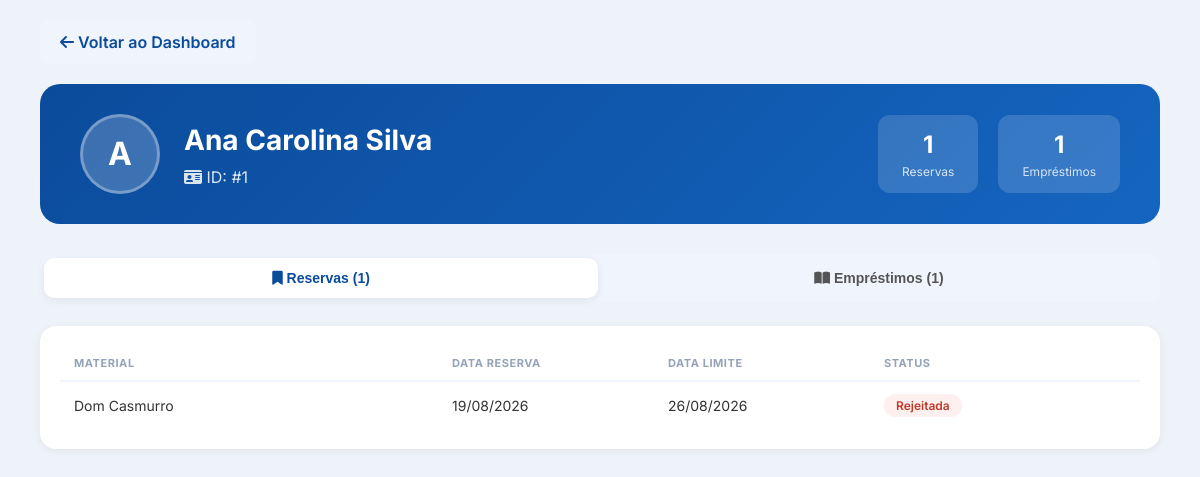
/adm/perfil_aluno.php?id=1 (signed in), run on the app's committed database.
### tables this page shows
CREATE TABLE `reservas` (
  `id_reserva` int(11) NOT NULL AUTO_INCREMENT,
  `id_aluno` bigint(20) UNSIGNED NOT NULL,
  `id_catalogo` int(11) DEFAULT NULL,
  `titulo_item` varchar(255) NOT NULL,
  `data_reserva` datetime DEFAULT current_timestamp(),
  `data_limite` date DEFAULT NULL,
  `status` enum('pendente','aprovada','rejeitada','expirada') DEFAULT 'pendente',
  PRIMARY KEY (`id_reserva`),
  KEY `id_aluno` (`id_aluno`),
  KEY `id_catalogo` (`id_catalogo`),
  CONSTRAINT `reservas_ibfk_1` FOREIGN KEY (`id_aluno`) REFERENCES `login_aluno` (`id_aluno`) ON DELETE CASCADE,
  CONSTRAINT `reservas_ibfk_2` FOREIGN KEY (`id_catalogo`) REFERENCES `catalogo` (`id_catalogo`) ON DELETE SET NULL
);

### adm/perfil_aluno.php (the view, shortened to what this page needs)
<?php
require_once __DIR__ . '/../includes/config.php';
$id_aluno = isset($_GET['id']) ? intval($_GET['id']) : 0;
$db = null;
if (isset($conn)) $db = $conn;
elseif (isset($conexao)) $db = $conexao;
elseif (isset($pdo)) $db = $pdo;
$nome_aluno = 'Aluno';
if ($db instanceof mysqli) {
    $stmt = $db->prepare("SELECT nome_aluno FROM login_aluno WHERE id_aluno = ?");
    $stmt->bind_param('i', $id_aluno);
    $stmt->execute();
    $result = $stmt->get_result();
    if ($row = $result->fetch_assoc()) {
        $nome_aluno = $row['nome_aluno'];
    }
} elseif ($db instanceof PDO) {
    $stmt = $db->prepare("SELECT nome_aluno FROM login_aluno WHERE id_aluno = ?");
    $stmt->execute([$id_aluno]);
    if ($row = $stmt->fetch(PDO::FETCH_ASSOC)) {
        $nome_aluno = $row['nome_aluno'];
    }
}
$reservas = [];
$sql_reservas = "SELECT id_reserva AS id, titulo_item AS material, data_reserva, data_limite, status
                 FROM reservas
                 WHERE id_aluno = ?
                 ORDER BY data_reserva DESC";
if ($db instanceof mysqli) {
    $stmt = $db->prepare($sql_reservas);
    $stmt->bind_param('i', $id_aluno);
    $stmt->execute();
    $result = $stmt->get_result();
    $reservas = $result->fetch_all(MYSQLI_ASSOC);
} elseif ($db instanceof PDO) {
    $stmt = $db->prepare($sql_reservas);
    $stmt->execute([$id_aluno]);
    $reservas = $stmt->fetchAll(PDO::FETCH_ASSOC);
}
$emprestimos = [];
$sql_emprestimos = "SELECT id_emprestimo AS id, titulo_item AS material, data_emprestimo, data_devolucao_prevista, status
                    FROM emprestimos
                    WHERE id_aluno = ?
                    ORDER BY data_emprestimo DESC";
if ($db instanceof mysqli) {
    $stmt = $db->prepare($sql_emprestimos);
    $stmt->bind_param('i', $id_aluno);
    $stmt->execute();
    $result = $stmt->get_result();
    $emprestimos = $result->fetch_all(MYSQLI_ASSOC);
} elseif ($db instanceof PDO) {
    $stmt = $db->prepare($sql_emprestimos);
    $stmt->execute([$id_aluno]);
    $emprestimos = $stmt->fetchAll(PDO::FETCH_ASSOC);
}
?>
<!DOCTYPE html>
<html lang="pt-BR">
<head>
    <link rel="stylesheet" href="https://cdnjs.cloudflare.com/ajax/libs/font-awesome/6.5.0/css/all.min.css">
    <link rel="stylesheet" href="../assets/css/dashboard_adm.css">
    <link rel="stylesheet" href="../assets/css/perfil_aluno.css?v=<?= time() ?>">
</head>
<body>
    <div class="main-content">
        <a href="dashboard_adm.php" class="btn-voltar">
            <i class="fas fa-arrow-left"></i> Voltar ao Dashboard
        </a>
        <div class="perfil-header">
            <div class="perfil-avatar-grande">
                <?= strtoupper(substr($nome_aluno, 0, 1)) ?>
            </div>
            <div class="perfil-info">
                <h1><?= htmlspecialchars($nome_aluno) ?></h1>
                <p><i class="fas fa-id-card"></i> ID: #<?= $id_aluno ?></p>
            </div>
            <div class="perfil-stats">
                <div class="stat-item">
                    <div class="numero"><?= count($reservas) ?></div>
                    <div class="label">Reservas</div>
                </div>
                <div class="stat-item">
                    <div class="numero"><?= count($emprestimos) ?></div>
                    <div class="label">Empréstimos</div>
                </div>
            </div>
        </div>
        <div class="perfil-tabs">
            <button class="active" onclick="showTab('reservas')">
                <i class="fas fa-bookmark"></i> Reservas (<?= count($reservas) ?>)
            </button>
            <button onclick="showTab('emprestimos')">
                <i class="fas fa-book-open"></i> Empréstimos (<?= count($emprestimos) ?>)
            </button>
        </div>
        <div class="tab-content active" id="tab-reservas">
            <?php if (empty($reservas)): ?>
                <div class="empty-state">
                    <h3>Nenhuma reserva</h3>
                    <p>Este aluno não possui reservas ativas.</p>
                </div>
            <?php else: ?>
                <div class="card-section">
                    <div class="table-wrapper">
                        <table class="admin-table">
                            <thead>
                                <tr>
                                    <th>Material</th>
                                    <th>Data Reserva</th>
                                    <th>Data Limite</th>
                                    <th>Status</th>
                                </tr>
                            </thead>
                            <tbody>
                                <?php foreach ($reservas as $r): ?>
                                <tr>
                                    <td><?= htmlspecialchars($r['material']) ?></td>
                                    <td><?= date('d/m/Y', strtotime($r['data_reserva'])) ?></td>
                                    <td><?= date('d/m/Y', strtotime($r['data_limite'])) ?></td>
                                    <td><span class="status-badge status-<?= $r['status'] ?>"><?= ucfirst($r['status']) ?></span></td>
                                </tr>
                                <?php endforeach; ?>
                            </tbody>
                        </table>
                    </div>
                </div>
            <?php endif; ?>
        </div>
    </div>
</body>
</html>

### assets/css/dashboard_adm.css (style rules this page uses)
* { margin: 0; padding: 0; box-sizing: border-box; }
html, body { overflow-x: hidden; max-width: 100%; }
body { font-family: 'Inter', sans-serif; background-color: #eef2f9; color: #1f1f1f; line-height: 1.5; }
.main-content { margin-left: 240px; transition: margin-left 0.4s ease; min-height: 100vh; }
.card-section { background: #ffffff; border-radius: 18px; padding: 24px; box-shadow: 0 4px 16px rgba(0,0,0,0.06); }
.table-wrapper { overflow-x: auto; }
.admin-table { width: 100%; border-collapse: collapse; font-size: 14px; }
.admin-table thead th { text-align: left; padding: 10px 14px; font-size: 11px; font-weight: 700; color: #94a3b8; text-transform: uppercase; letter-spacing: 0.05em; border-bottom: 2px solid #f0f4fd; }
.admin-table tbody td { padding: 13px 14px; border-bottom: 1px solid #f5f7fb; color: #333; vertical-align: middle; }
.admin-table tbody tr:last-child td { border-bottom: none; }
.status-badge { display: inline-flex; align-items: center; gap: 5px; font-size: 11px; font-weight: 700; padding: 4px 10px; border-radius: 20px; }

### assets/css/perfil_aluno.css (style rules this page uses)
.perfil-header { background: linear-gradient(135deg, #0b4b9b 0%, #1565c0 100%); color: white; padding: 30px 40px; border-radius: 20px; margin-bottom: 30px; display: flex; align-items: center; gap: 24px; flex-wrap: wrap; }
.perfil-avatar-grande { width: 80px; height: 80px; border-radius: 50%; background: rgba(255, 255, 255, 0.2); display: flex; align-items: center; justify-content: center; font-size: 32px; font-weight: 700; border: 3px solid rgba(255, 255, 255, 0.3); }
.perfil-info h1 { font-size: 28px; margin: 0 0 4px 0; }
.perfil-info p { opacity: 0.85; margin: 0; font-size: 16px; }
.perfil-stats { display: flex; gap: 20px; margin-left: auto; flex-wrap: wrap; }
.perfil-stats .stat-item { text-align: center; background: rgba(255, 255, 255, 0.15); padding: 12px 24px; border-radius: 12px; }
.perfil-stats .stat-item .numero { font-size: 24px; font-weight: 700; }
.perfil-stats .stat-item .label { font-size: 12px; opacity: 0.8; }
.perfil-tabs { display: flex; gap: 4px; background: #f0f4fd; border-radius: 12px; padding: 4px; margin-bottom: 24px; }
.perfil-tabs button { flex: 1; padding: 12px 20px; border: none; border-radius: 10px; background: transparent; font-weight: 600; font-size: 14px; cursor: pointer; transition: all 0.3s; color: #555; }
.perfil-tabs button.active { background: #fff; color: #0b4b9b; box-shadow: 0 2px 8px rgba(0, 0, 0, 0.08); }
.tab-content { display: none; }
.tab-content.active { display: block; }
.btn-voltar { background: #f0f4fd; border: none; padding: 10px 20px; border-radius: 10px; font-weight: 600; color: #0b4b9b; cursor: pointer; transition: background 0.2s; margin-bottom: 20px; text-decoration: none; display: inline-block; }
.status-badge { display: inline-block; padding: 4px 12px; border-radius: 20px; font-size: 12px; font-weight: 600; }
.status-rejeitada { background: #fef0ef; color: #c0392b; }
.card-section { background: #fff; border-radius: 16px; padding: 20px; box-shadow: 0 2px 8px rgba(0, 0, 0, 0.06); }
.table-wrapper { overflow-x: auto; }
.admin-table { width: 100%; border-collapse: collapse; font-size: 14px; }
.admin-table thead th { text-align: left; padding: 10px 14px; font-size: 11px; font-weight: 700; color: #94a3b8; text-transform: uppercase; border-bottom: 2px solid #f0f4fd; }
.admin-table tbody td { padding: 12px 14px; border-bottom: 1px solid #f5f7fb; color: #333; }
.admin-table tbody tr:last-child td { border-bottom: none; }
.admin-table th:nth-child(1), .admin-table td:nth-child(1) { width: 35%; }
.admin-table th:nth-child(2), .admin-table td:nth-child(2) { width: 20%; }
.admin-table th:nth-child(3), .admin-table td:nth-child(3) { width: 20%; }
.admin-table th:nth-child(4), .admin-table td:nth-child(4) { width: 25%; }
.main-content { margin-left: 0; padding: 20px 40px 60px; }

### data on the page
reservas: titulo_item "Dom Casmurro", data_reserva "19/08/2026", data_limite "26/08/2026", status "Rejeitada"

### other printed values
substr($nome_aluno, 0, 1) "A"
$nome_aluno "Ana Carolina Silva"
$id_aluno "1"
count($reservas) "1"
count($emprestimos) "1"
